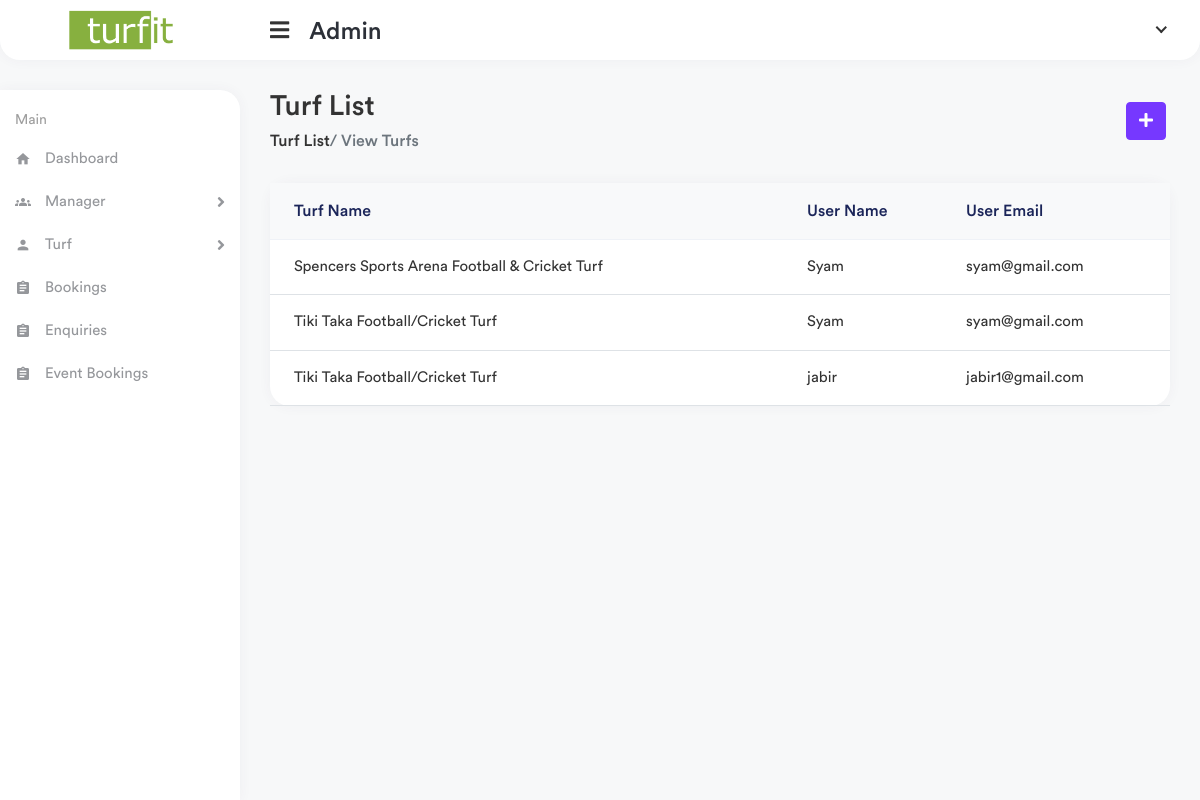
Screenshot of /app1/bookings with the database file from the repository.
### manager/models.py (models this page shows, shortened)
class TimeSlot(models.Model):
    turf = models.ForeignKey(Turf,on_delete=models.CASCADE,null=True)
    manager = models.ForeignKey(TurfManager,on_delete=models.CASCADE,null=True)
    start_time = models.TimeField()
    end_time = models.TimeField()
    is_booked = models.BooleanField(default=True)
    status = models.IntegerField(default=0)
    turf_user = models.ForeignKey(TurfUser,on_delete=models.CASCADE,null=True)
    price = models.CharField(max_length=100)
    date_for_book = models.DateField()

class Turf(models.Model):
    manager = models.ForeignKey(TurfManager, on_delete=models.CASCADE, null=True)
    turf_name = models.CharField(max_length=100)
    turf_place = models.CharField(max_length=100)
    phone = models.CharField(max_length=100)
    turf_image = models.ImageField( upload_to="image/testimagemodel/")
    def __str__(self):
        return str(self.turf_name)

### website/models.py (models this page shows)
class TurfUser(models.Model):
    user = models.OneToOneField(User,on_delete=models.CASCADE)
    name = models.CharField(max_length=100)
    phone = models.CharField(max_length=100)
    email = models.EmailField()
    def __str__(self):
        return str(self.name)

### app1/views.py (the view)
# urls.py: path('bookings',views.bookings,name="bookings"),
def bookings(request):
    bookings = TimeSlot.objects.filter(status=1)
    context = {
        'bookings' : bookings
    }
    return render(request,'app1/bookings.html',context)

### templates/app1/bookings.html (shortened to what this page needs)
{% extends 'app1/partials/base.html' %}
{% load static %}
{% block content %}
<div class="page-wrapper">
    <div class="content container-fluid">
        <div class="page-header">
            <div class="row align-items-center">
                <div class="col">
                    <h3 class="page-title">Turf List</h3>
                    <ul class="breadcrumb">
                        <li class="breadcrumb"><a href=""> Turf List</a>
                        </li>
                        <li class="breadcrumb active"> / View Turfs</li>
                    </ul>
                </div>
                <div class="col-auto">
                    <a href="{% url 'main_admin:add_manager' %}" class="btn btn-primary me-1">
                        <i class="fas fa-plus"></i>
                    </a>
                </div>
            </div>
        </div>
        <div class="row">
            <div class="col-sm-12">
                <div class="card card-table">
                    <div class="card-body">
                        <div class="table-responsive">
                            <table class="table table-center table-hover datatable">
                                <thead class="thead-light">
                                    <tr>
                                        <th>Turf Name</th>
                                        <th>User Name</th>
                                        <th>User Email</th>
                                    </tr>
                                </thead>
                                <tbody>
                                    {% for bookings in bookings %}
                                    <tr>
                                        <td>
                                            <h2 class="">
                                                <a href="">{{bookings.turf}} </a>
                                            </h2>
                                        </td>
                                        <td>{{bookings.turf_user}}
                                        </td>
                                        <td>
                                            {{bookings.turf_user.email}}
                                        </td>
                                    </tr>
                                </tbody>
                                {% endfor %}
                            </table>
                        </div>
                    </div>
                </div>
            </div>
        </div>
    </div>
</div>
{% endblock %}

### rows the page displays
TimeSlot: turf "Spencers Sports Arena Football & Cricket Turf", turf_user "Syam", turf_user.email "syam@gmail.com"
TimeSlot: turf "Tiki Taka Football/Cricket Turf", turf_user "Syam", turf_user.email "syam@gmail.com"
TimeSlot: turf "Tiki Taka Football/Cricket Turf", turf_user "jabir", turf_user.email "jabir1@gmail.com"
